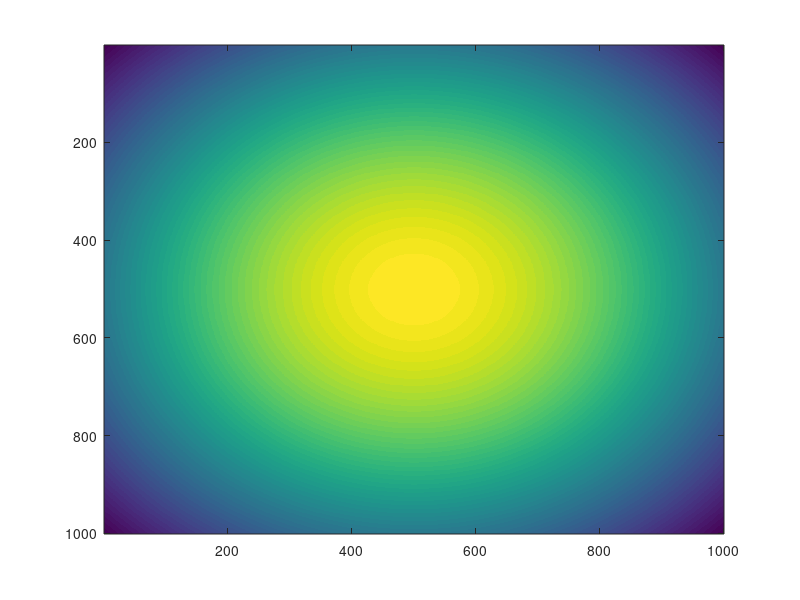
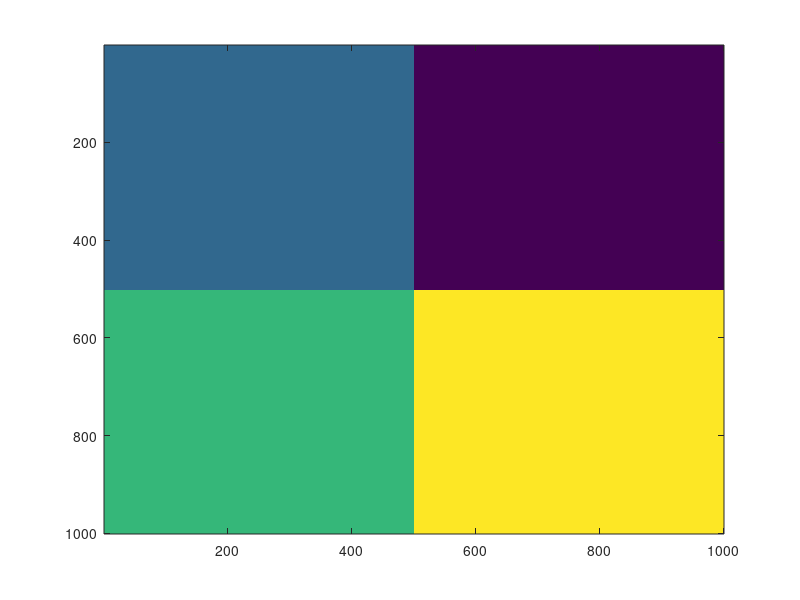

Write MATLAB code to recreate these figures, in order. (Note: this script raises an error after producing the figures.)
close all;clear;
% parameters
lambda=266e-6; % 266nm=266e-6mm
width=10; % 10mm

H=1001; % number of pixels
V=H;
y=linspace(-(width/2),(width/2),V);
x=linspace(-(width/2),(width/2),H);
[X,Y]=meshgrid(x,y); % coordinate system
[theta,r]=cart2pol(X,Y);

w0=0.8*width; % gaussian beam waist
U0=exp(-r.^2/w0.^2);

figure;
imagesc(U0);

ph1=ones(501)*pi;
ph2=ones(500,501)*pi;
ph3=ones(501,500)*pi;
ph4=ones(500)*pi;
phmask=[0.5*ph1 0*ph3;ph2 1.5*ph4];

figure;
imagesc(phmask);

f=20000;   % focus 20000mm=20m
T=pi/lambda/(f)*(Y.^2+X.^2); % lens phase
U=U0.*exp(-1i*phmask);
out=diffraction_tool(lambda,U.*exp(-1i*T),x,H,f);  % use the function of diffraction tool 
I=abs(out).^2;

% The remaining code is for plotting/visualisation purposes only
figure
imagesc([-5,5],[-5,5],I)
figure
imagesc([-5,5],[-5,5],angle(out))

figure
imagesc([-1,1],[-1,1],I(401:601,401:601))
figure
imagesc([-1,1],[-1,1],angle(out(401:601,401:601)))
